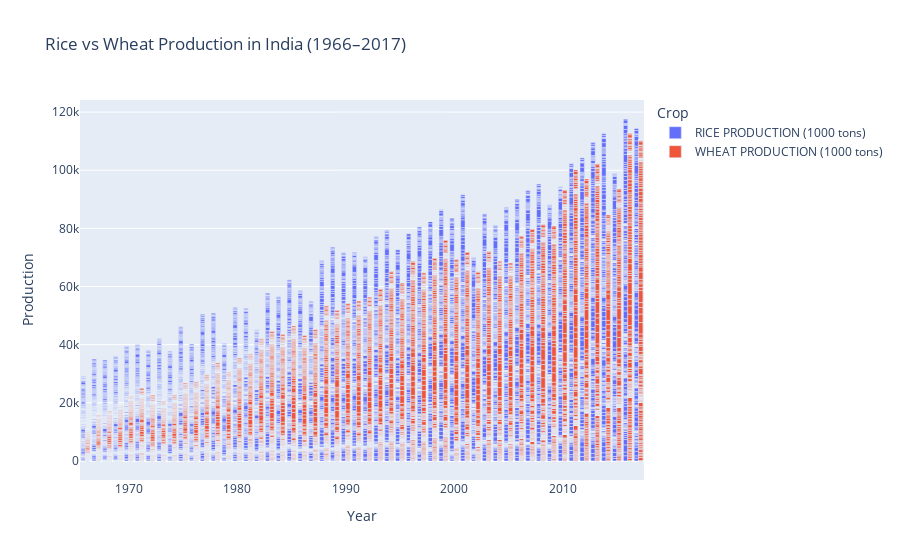

Write notebook code for a chart like this one.
### Markdown cell above
Rice Production Vs Wheat Production (Last 50y)

### Code cell
df_filtered=df[df['Year']>=1966]
# Reshape the data for grouped bars
df_melted = df_filtered.melt(
    id_vars='Year',
    value_vars=['RICE PRODUCTION (1000 tons)', 'WHEAT PRODUCTION (1000 tons)'],
    var_name='Crop',
    value_name='Production'
)

#  Plot grouped bar chart
fig = px.bar(
    df_melted,
    x='Year',
    y='Production',
    color='Crop',
    barmode='group',
    title='Rice vs Wheat Production in India (1966–2017)'
)

fig.show()

### Figure 1 — Plotly figure (JSON) as saved in the notebook; plotly's stock layout.template omitted (floating-point values rounded to 4 significant figures; data arrays with more than 128 entries replaced by an {"elided": "..."} marker saying what was removed)
{"data": [{"alignmentgroup": "True", "hovertemplate": "Crop=RICE PRODUCTION (1000 tons)<br>Year=%{x}<br>Production=%{y}<extra></extra>", "legendgroup": "RICE PRODUCTION (1000 tons)", "marker": {"color": "#636efa", "pattern": {"shape": ""}}, "name": "RICE PRODUCTION (1000 tons)", "offsetgroup": "RICE PRODUCTION (1000 tons)", "orientation": "v", "showlegend": true, "textposition": "auto", "type": "bar", "x": {"elided": "16146 int values"}, "xaxis": "x", "y": {"elided": "16146 float values"}, "yaxis": "y"}, {"alignmentgroup": "True", "hovertemplate": "Crop=WHEAT PRODUCTION (1000 tons)<br>Year=%{x}<br>Production=%{y}<extra></extra>", "legendgroup": "WHEAT PRODUCTION (1000 tons)", "marker": {"color": "#EF553B", "pattern": {"shape": ""}}, "name": "WHEAT PRODUCTION (1000 tons)", "offsetgroup": "WHEAT PRODUCTION (1000 tons)", "orientation": "v", "showlegend": true, "textposition": "auto", "type": "bar", "x": {"elided": "16146 int values"}, "xaxis": "x", "y": {"elided": "16146 float values"}, "yaxis": "y"}], "layout": {"barmode": "group", "legend": {"title": {"text": "Crop"}, "tracegroupgap": 0}, "title": {"text": "Rice vs Wheat Production in India (1966–2017)"}, "xaxis": {"anchor": "y", "domain": [0, 1], "title": {"text": "Year"}}, "yaxis": {"anchor": "x", "domain": [0, 1], "title": {"text": "Production"}}}}
